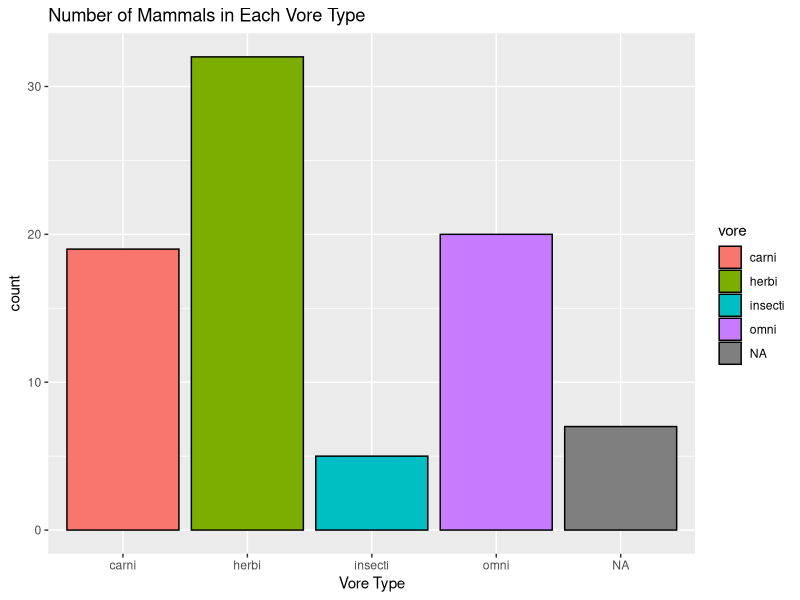
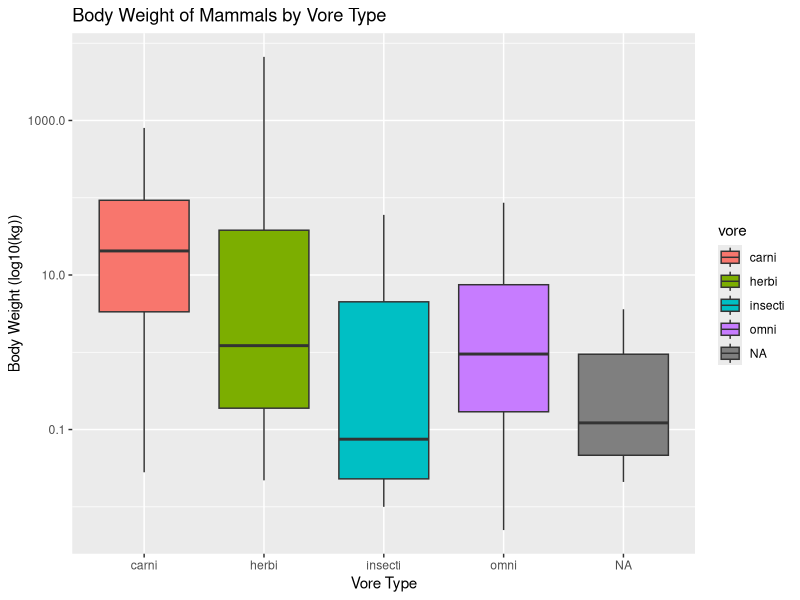
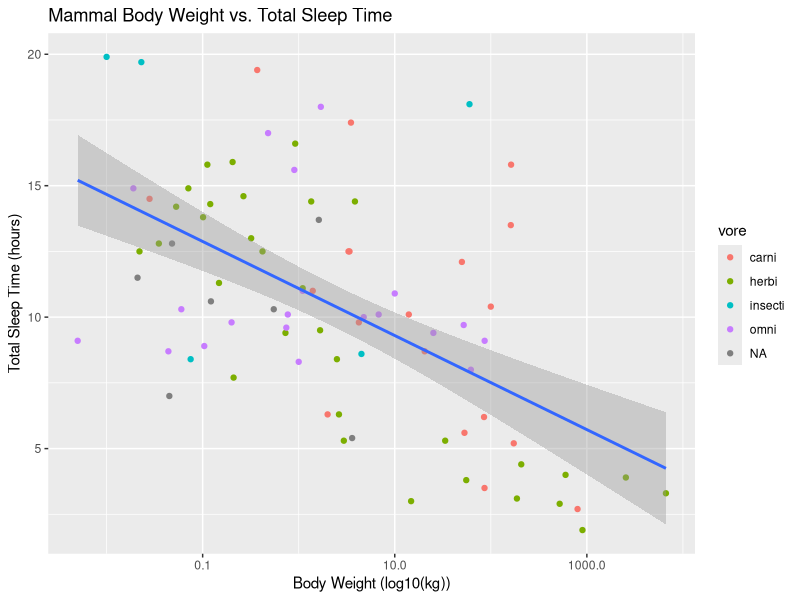
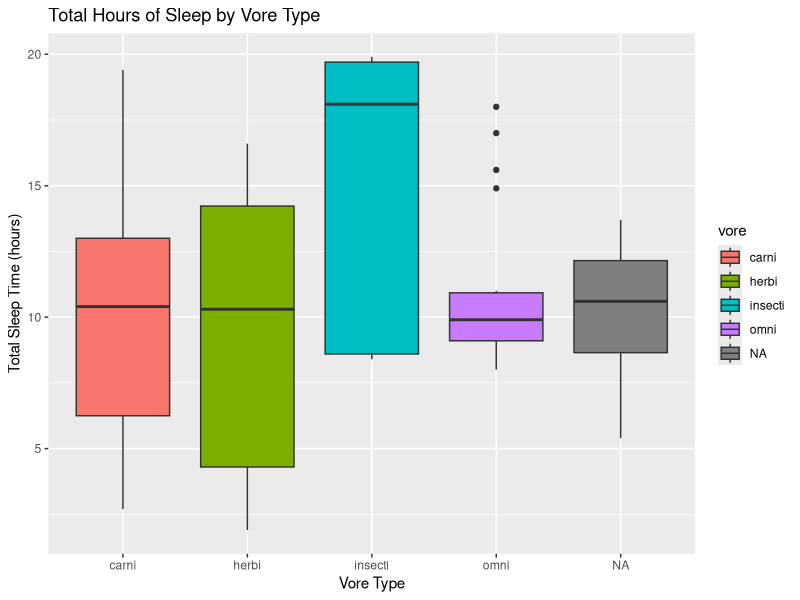
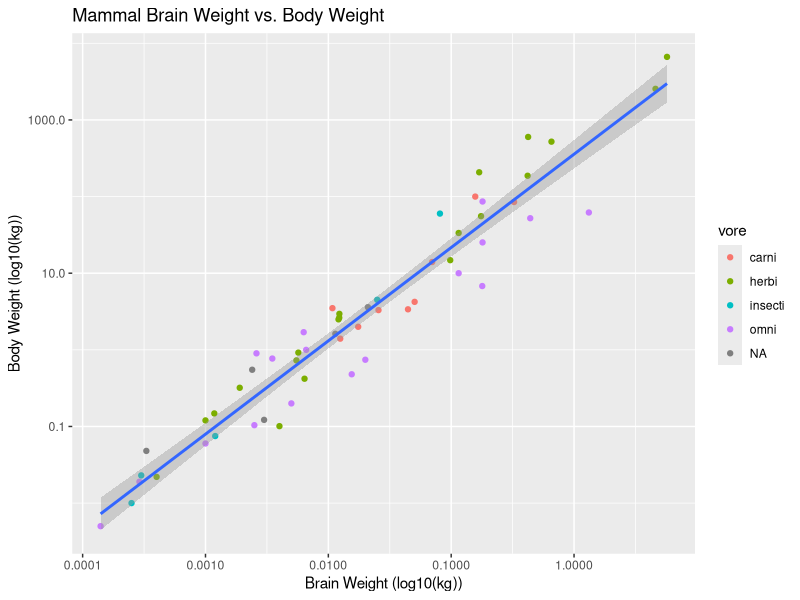
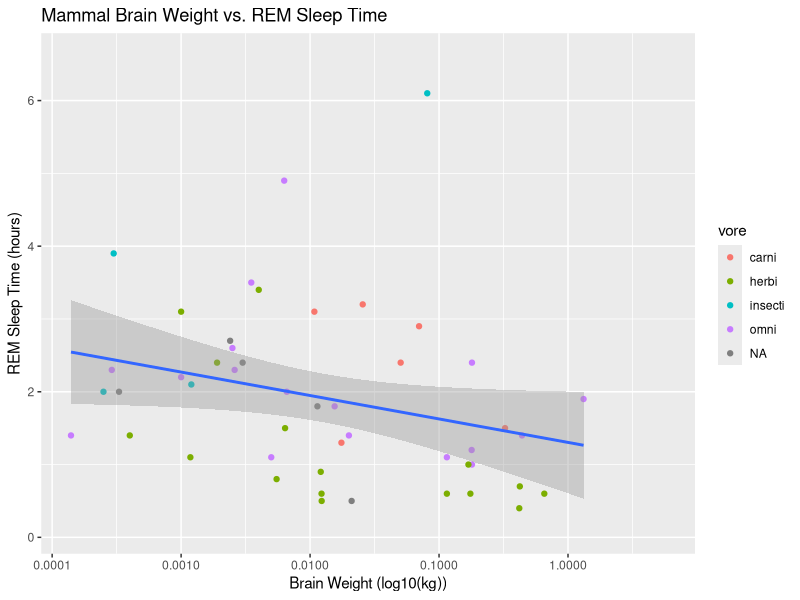

Generate these figures, in order, with R:
## ---- chunk 1
library("tidyverse")
options(scipen = 999) #disable scientific notation
## ---- chunk 2
msleep <- msleep
## ---- chunk 3
glimpse(msleep)
## ---- chunk 4
names(msleep)
?msleep
## ---- chunk 5
ggplot(data = msleep,
       mapping = aes(x = vore))+
  geom_bar(mapping = aes(fill = vore),color="black")+
  labs(title="Number of Mammals in Each Vore Type", x="Vore Type")
## ---- chunk 6
mean(msleep$sleep_total)
## ---- chunk 7
summary(msleep$bodywt)
## ---- chunk 8
ggplot(data = msleep,
       mapping = aes(x = vore, y = bodywt))+
  geom_boxplot(mapping = aes(fill = vore))+
  labs(title="Body Weight of Mammals by Vore Type", x = "Vore Type", y = "Body Weight (log10(kg))")+
  scale_y_log10()
## ---- chunk 9
ggplot(data = msleep,
       mapping = aes(x = bodywt, y = sleep_total))+
  geom_point(mapping=aes(color=vore))+
  geom_smooth(method=lm, se=T)+
  scale_x_log10()+
  labs(title="Mammal Body Weight vs. Total Sleep Time", x="Body Weight (log10(kg))", y="Total Sleep Time (hours)")
## ---- chunk 10
ggplot(data=msleep,
       mapping=aes(x=vore, y=sleep_total))+
  geom_boxplot(mapping=aes(fill=vore))+
  labs(title="Total Hours of Sleep by Vore Type", x="Vore Type", y="Total Sleep Time (hours)")
## ---- chunk 11
ggplot(data=msleep,
       mapping=aes(x=brainwt, y=bodywt))+
  geom_point(mapping=aes(color=vore))+
  geom_smooth(method=lm, se=T)+
  scale_x_log10()+
  scale_y_log10()+
  labs(title="Mammal Brain Weight vs. Body Weight", x="Brain Weight (log10(kg))", y="Body Weight (log10(kg))")
## ---- chunk 12
ggplot(data=msleep,
       mapping=aes(x=brainwt, y=sleep_rem))+
  geom_point(mapping=aes(color=vore))+
  geom_smooth(method=lm, se=T)+
  scale_x_log10()+
  labs(title="Mammal Brain Weight vs. REM Sleep Time", x="Brain Weight (log10(kg))", y="REM Sleep Time (hours)")
